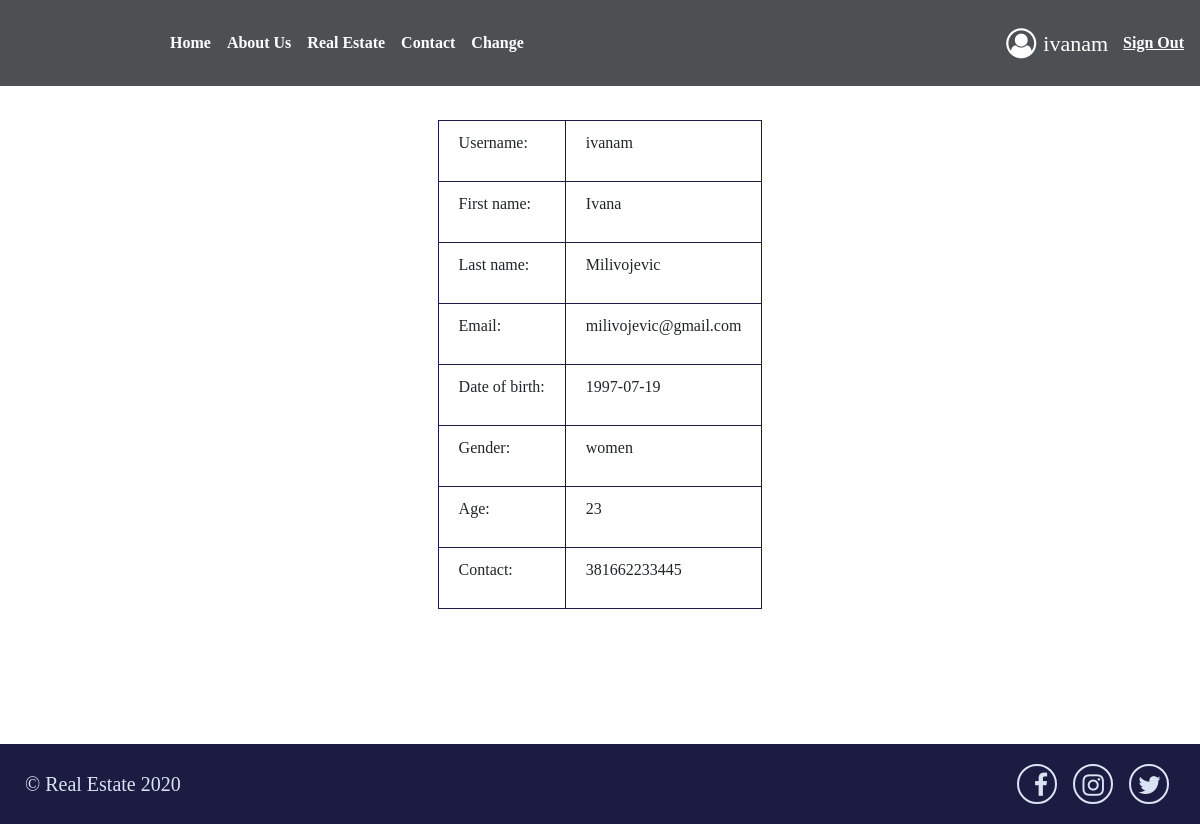
Screenshot of /user.php (signed in) with the database file from the repository.
### tables this page shows
CREATE TABLE IF NOT EXISTS `users` (
  `id_user` int(30) NOT NULL,
  `username` char(30) NOT NULL,
  `password` varchar(42) NOT NULL,
  `first_name` char(30) NOT NULL,
  `last_name` char(30) NOT NULL,
  `date_birth` date NOT NULL,
  `gender` tinyint(1) NOT NULL,
  `email` varchar(50) NOT NULL,
  `age` char(50) NOT NULL,
  `contact` varchar(30) NOT NULL,
  PRIMARY KEY (`id_user`)
);

### session.php (called while the page is built, shortened)
<?php
include('db_config.php');
$user_check = $_SESSION['login_user'];
$ses_sql = mysqli_query($con,"select * from users where username = '$user_check' ");
$row = mysqli_fetch_array($ses_sql,MYSQLI_ASSOC);
$login_session = $row['username'];
?>

### user.php (the view, shortened to what this page needs)
<?php
include('session.php');
?>
<!doctype html>
<html lang="en">
<head>
    <link rel="stylesheet" href="https://stackpath.bootstrapcdn.com/bootstrap/4.5.2/css/bootstrap.min.css"
>
    <link rel="stylesheet" href="https://cdnjs.cloudflare.com/ajax/libs/font-awesome/4.7.0/css/font-awesome.min.css">
    <link rel="stylesheet" href="style.css">
</head>
<body>
<header>
    <nav class="navbar navbar-expand-lg navbar-light fixed-top">
        <a class="navbar-brand" href="welcome.php"></a>
        <div class="collapse navbar-collapse" id="navbarSupportedContent">
            <ul class="navbar-nav mr-auto">
                <li class="nav-item active">
                    <a class="nav-link" href="welcome.php">Home <span class="sr-only">(current)</span></a>
                </li>
                <li class="nav-item">
                    <a class="nav-link" href="about-us.php">About Us</a>
                </li>
                <li class="nav-item">
                    <a class="nav-link" href="real-estate.php">Real Estate</a>
                </li>
                <li class="nav-item">
                    <a class="nav-link" href="contact.php">Contact</a>
                </li>
                <li class="nav-item">
                    <a class="nav-link" href="update-data.php">Change</a>
                </li>
            </ul>
            <div class="my-2 my-lg-0 header-user">
                <i class="fa fa-user-circle-o" aria-hidden="true"></i>
                <a href="user.php" class="profile"><?php echo $login_session; ?></a>
                <a class="logout" href="login.php">Sign Out</a>
            </div>
        </div>
    </nav>
</header>
<section class="user-section">
    <div class="container">
        <?php
        if(isset($_SESSION['login_user'])){
            ?>
            <table>
                <tbody>
                <tr>
                    <td>
                        <p class="user-title">Username: </p>
                    </td>
                    <td>
                        <p class="user-info"><?php echo $row['username']; ?></p>
                    </td>
                </tr>
                <tr>
                    <td>
                        <p class="user-title">First name: </p>
                    </td>
                    <td>
                        <p class="user-info"><?php echo $row['first_name']; ?></p>
                    </td>
                </tr>
                <tr>
                    <td>
                        <p class="user-title">Last name: </p>
                    </td>
                    <td>
                        <p class="user-info"><?php echo $row['last_name']; ?></p>
                    </td>
                </tr>
                <tr>
                    <td>
                        <p class="user-title">Email: </p>
                    </td>
                    <td>
                        <p class="user-info"><?php echo $row['email']; ?></p>
                    </td>
                </tr>
                <tr>
                    <td>
                        <p class="user-title">Date of birth: </p>
                    </td>
                    <td>
                        <p class="user-info"><?php echo $row['date_birth']; ?></p>
                    </td>
                </tr>
                <tr>
                    <td>
                        <p class="user-title">Gender: </p>
                    </td>
                    <td>
                        <p class="user-info"><?php
                            if ($row['gender'] == 0) {
                                echo "man";
                            } elseif ($row['gender'] == 1) {
                                echo "women";
                            }
                            ?>
                        </p>
                    </td>
                </tr>
                <tr>
                    <td>
                        <p class="user-title">Age: </p>
                    </td>
                    <td>
                        <p class="user-info"><?php echo $row['age']; ?></p>
                    </td>
                </tr>
                <tr>
                    <td>
                        <p class="user-title">Contact: </p>
                    </td>
                    <td>
                        <p class="user-info"><?php echo $row['contact']; ?></p>
                    </td>
                </tr>
                </tbody>
            </table>
        <?php } ?>
    </div>
</section>
<footer>
    <div class="row justify-content-between">
        <div class="col-md-3">
            <p>&copy; Real Estate 2020</p>
        </div>
        <div class="col-md-6">
            <div class="social-media">
                <a href="">
                    <i class="fa fa-facebook" aria-hidden="true"></i>
                </a>
                <a href="">
                    <i class="fa fa-instagram" aria-hidden="true"></i>
                </a>
                <a href="">
                    <i class="fa fa-twitter" aria-hidden="true"></i>
                </a>
            </div>
        </div>
    </div>
</footer>
</body>
</html>

### style.css (style rules this page uses)
body { font-family: "Baloo Chettan"; min-height: 100vh; }
.navbar-brand { background-image: url("images/logo.png"); background-position: center center; background-repeat: no-repeat; background-size: cover; height: 70px; width: 130px; }
.logout { color: #fff; font-weight: bold; text-decoration: underline; transition: 0.3s; margin-left: 15px; }
.header-user { display: flex; color: #fff; align-items: center; }
.profile { font-size: 22px; color: #fff; transition: 0.3s; }
.header-user i { font-size: 30px; margin: 0 7px; }
.navbar-light { background-color: rgba(33, 37, 41, 0.8); }
.nav-link { color: #fff !important; font-weight: 800; }
footer { background-color: #1c1c43; padding: 20px 10px; }
footer .row { margin: 0; align-items: center; }
footer p { color: #DAE3F3; font-size: 20px; margin-bottom: 0; }
.social-media { text-align: right; }
.social-media i { width: 40px; height: 40px; border-radius: 50%; border: 2px solid #DAE3F3; color: #DAE3F3; padding: 7px; font-size: 25px; margin: 0 6px; }
.user-section { padding: 120px 0 80px; height: 93vh; }
td { padding: 10px 20px; border: 1px solid #1c1c43; }
table { margin: 0 auto; }

### rows the page displays
users: username "ivanam", first_name "Ivana", last_name "Milivojevic", email "milivojevic@gmail.com", date_birth "1997-07-19", age "23", contact "381662233445"
